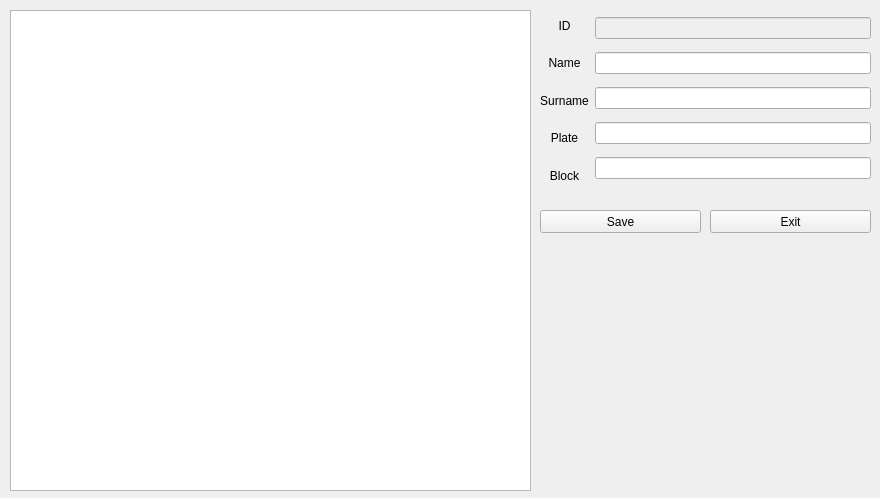
<?xml version="1.0" encoding="UTF-8"?>
<ui version="4.0">
 <class>Form</class>
 <widget class="QWidget" name="Form">
  <property name="geometry">
   <rect>
    <x>0</x>
    <y>0</y>
    <width>880</width>
    <height>498</height>
   </rect>
  </property>
  <property name="windowTitle">
   <string>Edit User</string>
  </property>
  <widget class="QWidget" name="horizontalLayoutWidget">
   <property name="geometry">
    <rect>
     <x>540</x>
     <y>10</y>
     <width>331</width>
     <height>181</height>
    </rect>
   </property>
   <layout class="QHBoxLayout" name="horizontalLayout">
    <item>
     <layout class="QVBoxLayout" name="verticalLayout_2">
      <item>
       <widget class="QLabel" name="label">
        <property name="text">
         <string>ID</string>
        </property>
        <property name="alignment">
         <set>Qt::AlignCenter</set>
        </property>
       </widget>
      </item>
      <item>
       <widget class="QLabel" name="label_2">
        <property name="text">
         <string>Name</string>
        </property>
        <property name="alignment">
         <set>Qt::AlignCenter</set>
        </property>
       </widget>
      </item>
      <item>
       <widget class="QLabel" name="label_3">
        <property name="text">
         <string>Surname</string>
        </property>
        <property name="alignment">
         <set>Qt::AlignCenter</set>
        </property>
       </widget>
      </item>
      <item>
       <widget class="QLabel" name="label_4">
        <property name="text">
         <string>Plate</string>
        </property>
        <property name="alignment">
         <set>Qt::AlignCenter</set>
        </property>
       </widget>
      </item>
      <item>
       <widget class="QLabel" name="label_5">
        <property name="text">
         <string>Block</string>
        </property>
        <property name="alignment">
         <set>Qt::AlignCenter</set>
        </property>
       </widget>
      </item>
     </layout>
    </item>
    <item>
     <layout class="QVBoxLayout" name="verticalLayout">
      <item>
       <widget class="QLineEdit" name="editUserIdInput">
        <property name="enabled">
         <bool>false</bool>
        </property>
       </widget>
      </item>
      <item>
       <widget class="QLineEdit" name="editUserNameInput"/>
      </item>
      <item>
       <widget class="QLineEdit" name="editUserSurnameInput"/>
      </item>
      <item>
       <widget class="QLineEdit" name="editUserPlateInput"/>
      </item>
      <item>
       <widget class="QLineEdit" name="editUserBlockInput"/>
      </item>
     </layout>
    </item>
   </layout>
  </widget>
  <widget class="QPushButton" name="editUserSaveBtn">
   <property name="geometry">
    <rect>
     <x>540</x>
     <y>210</y>
     <width>161</width>
     <height>23</height>
    </rect>
   </property>
   <property name="text">
    <string>Save</string>
   </property>
  </widget>
  <widget class="QPushButton" name="editUserExitBtn">
   <property name="geometry">
    <rect>
     <x>710</x>
     <y>210</y>
     <width>161</width>
     <height>23</height>
    </rect>
   </property>
   <property name="text">
    <string>Exit</string>
   </property>
  </widget>
  <widget class="QTableWidget" name="updateUserTable">
   <property name="geometry">
    <rect>
     <x>10</x>
     <y>10</y>
     <width>521</width>
     <height>481</height>
    </rect>
   </property>
  </widget>
 </widget>
 <resources/>
 <connections/>
</ui>
